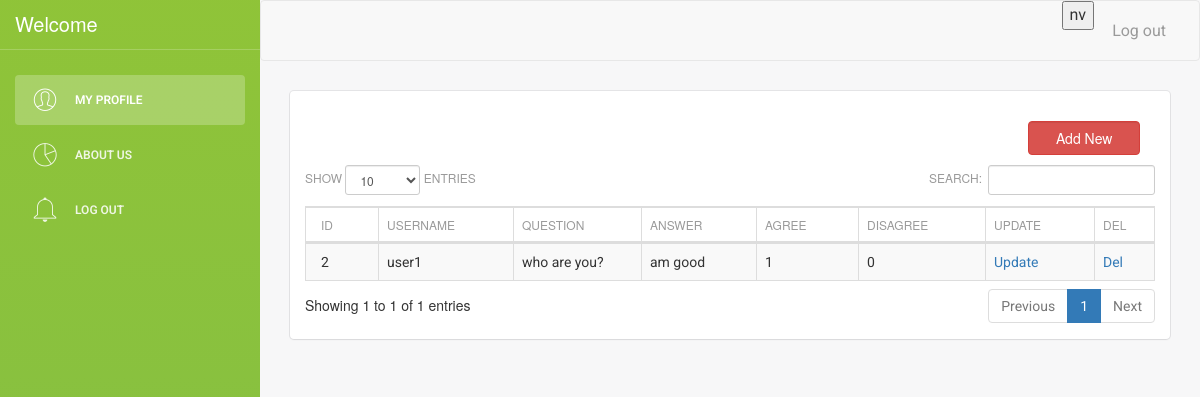
/surveyproject2/user/statusselect.php (signed in), run on the app's committed database.
### tables this page shows
CREATE TABLE IF NOT EXISTS `userupdate` (
  `id` int(11) NOT NULL AUTO_INCREMENT,
  `Username` varchar(100) NOT NULL,
  `Question` text NOT NULL,
  `Answer` text NOT NULL,
  `Agree` int(11) NOT NULL,
  `Disagree` int(11) NOT NULL,
  PRIMARY KEY (`id`)
);

### surveyproject2/user/tableu.php (called while the page is built, shortened)
<?php
$table="userupdate";
?>

### surveyproject2/user/statusselect.php (the view, shortened to what this page needs)
<?php
include("tableu.php");
include("../header_inner.php");
$sessionusername=$_SESSION['sessionuser'];
$i=0;
?>
		<link rel="stylesheet" type="text/css" href="datatables.min.css">
<div class="">
<?php ?><?php
	echo "<div class='col-sm-2' style='float:right;margin-bottom:10px;'><form action='form.php' method='post'><input type='submit' name='view' value='Add New' class='form-control btn-danger'></form></div>";
?><?php ?>
<div class="clearfix"></div>
<table id="example" class="table table-striped table-bordered dataTable no-footer" cellspacing="0"  role="grid" aria-describedby="example_info" >
          <?php
		  include("../connection.php");
	?>
	<?php
		  $result2 = mysqli_query($con,"SHOW FIELDS FROM $table");
 echo "<thead><tr>";
while ($row2 = mysqli_fetch_array($result2))
 {
  $name=$row2['Field'];
  echo "<th>".
  str_replace('_', ' ', $name)
  ."</th>";
 $i++;
 }
 echo "
<th>Update</th>
 <th>Del</th>
 </tr></thead>";
   echo "<tbody>";
        $sql4= "SELECT * FROM $table WHERE Username = '$sessionusername' ";
 	$result = mysqli_query($con,$sql4);
		while($row = mysqli_fetch_array($result))
		{
		$id=$row['0'];
		echo "<tr>";
		for($k=0;$k<$i;$k++)
		{
			if($k==30)
			{
			  $sql2 = "select *  from user where id='$_SESSION[userid]' ";
    $result2 = mysqli_query($con, $sql2) or die("Error in Selecting " . mysqli_error($connection));
$row2 =mysqli_fetch_array($result2);
			}
			else
			{
			echo "<td >$row[$k]</td>";
			}
		}
			echo "
			<td><a href='update.php?id=$id'onclick='return rem2()'>Update</a></td>
			<td><a href='?del_id=$id' onclick='return rem()'>Del</a></td>
			</tr>";
		}
        ?>
        </tbody>
    </table>
    </div>

### data on the page
userupdate: id "2", Username "user1", Question "who are you?", Answer "am good", Agree "1", Disagree "0"

### other printed values
str_replace('_', ' ', $name) "ID"
str_replace('_', ' ', $name) "USERNAME"
str_replace('_', ' ', $name) "QUESTION"
str_replace('_', ' ', $name) "ANSWER"
str_replace('_', ' ', $name) "AGREE"
str_replace('_', ' ', $name) "DISAGREE"
